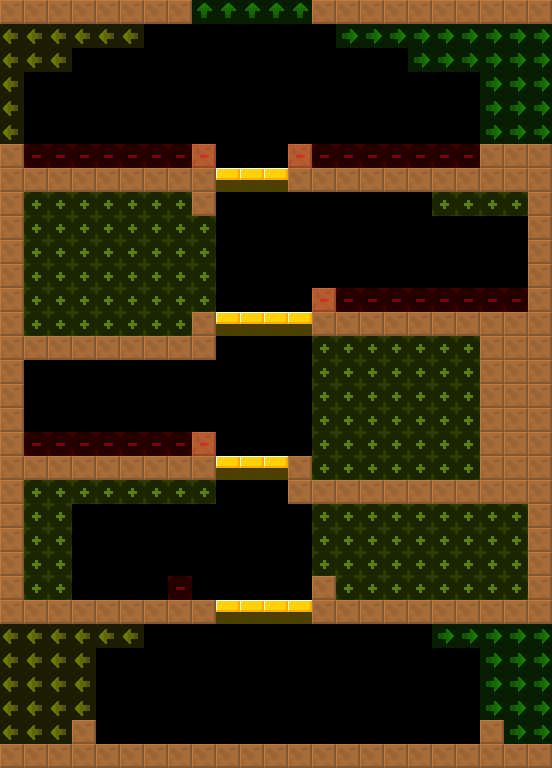

Rendered tile map (Tiled .tmx) drawn with the repository's tilesets; below, a short description and the map source with its tile grids summarised:
An orthogonal 23x32 tile map with 24x24 px tiles, 2 tile layers (col, lnk), 2 tilesets and 9 objects (8x Water, Door).

<map version="1.4" tiledversion="1.4.2" orientation="orthogonal" renderorder="right-down" width="23" height="32" tilewidth="24" tileheight="24" infinite="0" nextlayerid="4" nextobjectid="8">
 <tileset firstgid="6" source="../../lnk.tsx" />
 <tileset firstgid="1" source="../../col.tsx" />
 <layer id="1" name="col" width="23" height="32">
  <data>[736 cells, 189 non-empty, 2 distinct tile ids]</data>
 </layer>
 <layer id="2" name="lnk" width="23" height="32" opacity="0.5">
  <data>[736 cells, 255 non-empty, 5 distinct tile ids]</data>
 </layer>
 <objectgroup id="3" name="markers" opacity="0.5">
  <object id="1" name="Water" type="Water" x="24" y="144" width="168" height="24">
   <properties>
    <property name="yr" value="0" />
    <property name="xr" value="0" />
   </properties>
  </object>
  <object id="2" name="Water" type="Water" x="312" y="144" width="168" height="24">
   <properties>
    <property name="yr" value="0" />
    <property name="xr" value="0" />
   </properties>
  </object>
  <object id="3" name="Water" type="Water" x="336" y="288" width="192" height="24">
   <properties>
    <property name="yr" value="0" />
    <property name="xr" value="0" />
   </properties>
  </object>
  <object id="4" name="Water" type="Water" x="24" y="312" width="168" height="24">
   <properties>
    <property name="yr" value="0" />
    <property name="xr" value="0" />
   </properties>
  </object>
  <object id="5" name="Water" type="Water" x="24" y="432" width="168" height="24">
   <properties>
    <property name="yr" value="0" />
    <property name="xr" value="0" />
   </properties>
  </object>
  <object id="6" name="Water" type="Water" x="312" y="456" width="168" height="24">
   <properties>
    <property name="yr" value="0" />
    <property name="xr" value="0" />
   </properties>
  </object>
  <object id="7" name="Door" type="Door" x="168" y="576" width="24" height="24">
   <properties>
    <property name="yr" value="0" />
    <property name="xr" value="0" />
   </properties>
  </object>
  <object id="8" name="Water" type="Water" x="336" y="576" width="192" height="24">
   <properties>
    <property name="yr" value="0" />
    <property name="xr" value="0" />
   </properties>
  </object>
  <object id="9" name="Water" type="Water" x="96" y="720" width="384" height="24">
   <properties>
    <property name="yr" value="0" />
    <property name="xr" value="0" />
   </properties>
  </object>
 </objectgroup>
</map>
